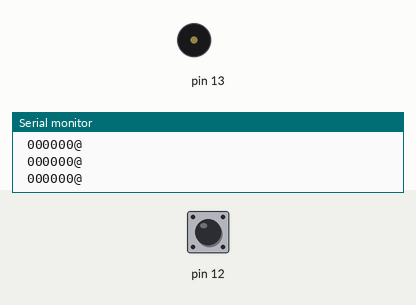
Recording of a sketch running on a simulated Arduino Uno, built with avr-gcc and run on an emulated ATmega328P. On the bench: buzzer (waves = sounding), the last lines printed to the serial monitor. Inputs (shaded band) come from the test bench; at power-on: pin 12 LOW.

Above: at 1.2 s.
1.3 s: pin 12 driven HIGH
At 1.45 s:
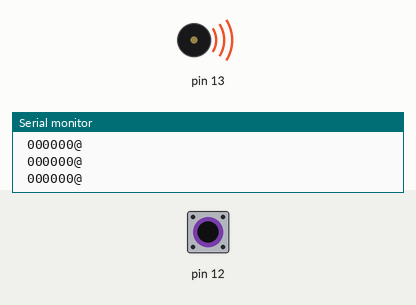
4.7 s: pin 12 pulsed HIGH 5 times (0.12 s each, 0.3 s apart)
At 7.3 s:
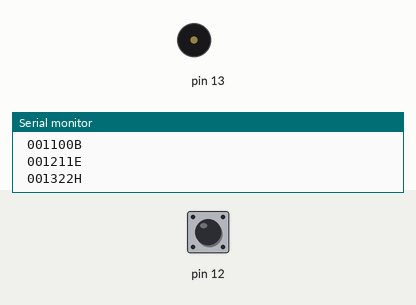
7.7 s: pin 12 pulsed HIGH 5 times (0.12 s each, 0.3 s apart)
At 8.1 s:
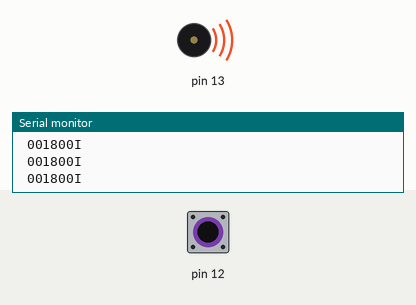
Timing chart, 0 to 10.7 s (numbered marks = the images above; inputs shaded):
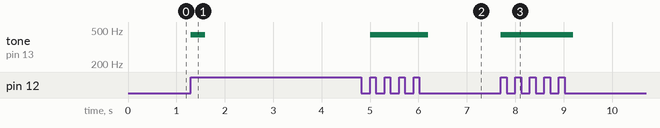

The sketch:

guiness_challenge.ino
```cpp
#include <TimerOne.h>

long strt;
bool flag;
String out;
String former_tmp;
bool tone_hl;
String tmp;

void send_data() {
  out = " ";
  char checksum = 64;
  int l = tmp.length();
  for (int i = 6; i >= 1; i--) {
    out += tmp[l - i];
    checksum += int(tmp[l - i]) - 48;
  }
  out += checksum;
  Serial.print(out);
  Serial.print(char(10));
  Serial.print(char(13));
}

void setup() {
  pinMode(13, OUTPUT);
  pinMode(12, INPUT);
  Serial.begin(1200);
  flag = false;
  tone_hl = false;
  former_tmp = "000000";
  Timer1.initialize(111111);
  Timer1.attachInterrupt(send_data);
  Timer1.start();
}

void loop() {
  if (digitalRead(12)) {
    if (!flag)
      strt = millis();
    flag = !flag;
    tone(13, 440, 300);
    while (digitalRead(12));
  }
  if (flag)
    tmp = "000000" + String(millis() - strt);
  else
    tmp = former_tmp;
  former_tmp = tmp;
}
```

Measured:
- after the input at 1.3 s, tone on pin 13: silent → 440 Hz at once, → silent 0.30 s later
- after the input at 4.7 s, tone on pin 13: silent → 440 Hz after 0.30 s, → silent 1.2 s later
- after the input at 7.7 s, tone on pin 13: silent → 440 Hz at once, → silent 1.5 s later
